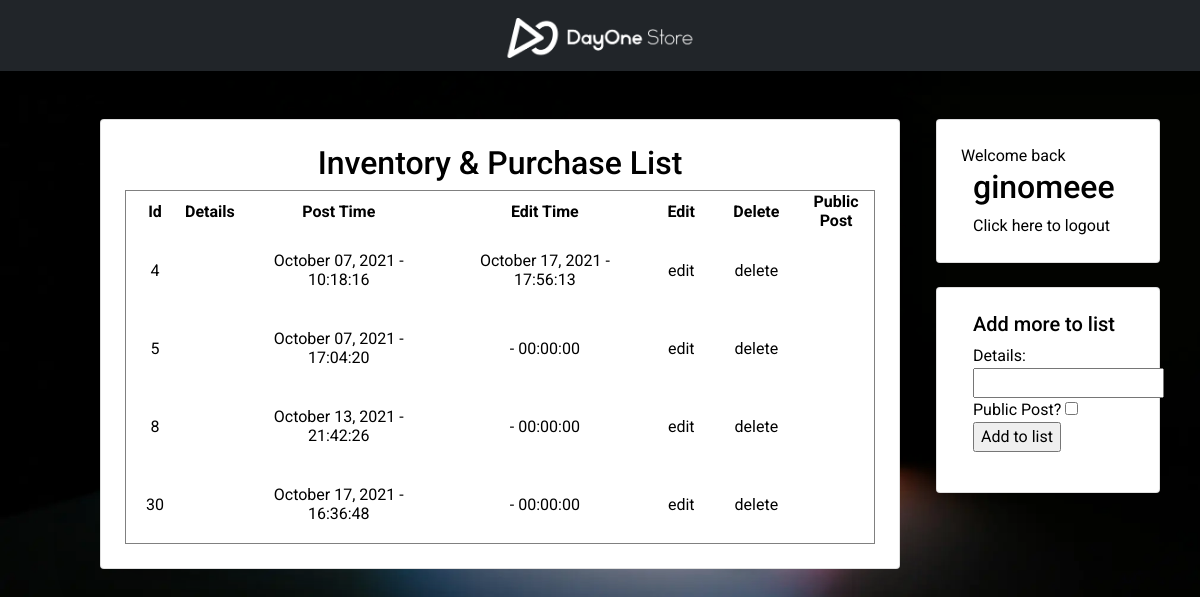
Page /itemlist.php (signed in) on the committed database.
### tables this page shows
CREATE TABLE `orders` (
  `id` int(11) NOT NULL,
  `notes` text NOT NULL,
  `price` int(11) NOT NULL,
  `date_posted` varchar(30) NOT NULL,
  `time_posted` time NOT NULL,
  `date_edited` varchar(30) NOT NULL,
  `time_edited` time NOT NULL,
  `status` int(11) NOT NULL,
  `user` varchar(50) NOT NULL,
  `address` varchar(400) NOT NULL,
  `fname` varchar(100) NOT NULL,
  `lname` varchar(100) NOT NULL,
  `card` varchar(16) NOT NULL
);

### itemlist.php (the view, shortened to what this page needs)
<html>
<head>
	<link href="bootstrap-5.0.2/css/bootstrap.css" rel="stylesheet" type="text/css">
	<link href="main.css" rel="stylesheet" type="text/css">
</head>
<?php
$user = $_SESSION['user'];
?>
<body class="homebg">
    <nav class="navbar navbar-dark bg-dark shadow">
      <a class="navbar-brand" href="#" style="height:inherit;">
        <img src="images/Store.png" class="navimgwht" height="40px">
      </a>
    </nav>
    <div class="d-flex flex-row justify-content-center">
    	<div class="col-md-8 p-4 m-5 shadow-lg card">
            <h2 align="center">Inventory & Purchase List</h2>
            <table border="1px" width="100%">
                <tr>
                    <th>Id</th>
                    <th>Details</th>
                    <th>Post Time</th>
                    <th>Edit Time</th>
                    <th>Edit</th>
                    <th>Delete</th>
                    <th>Public Post</th>
                </tr>
                <?php
                $con = mysqli_connect("localhost", "root", "", "DayOneDB") or die(mysqli_error());
                $query = mysqli_query($con, "Select * from orders");
                while($row = mysqli_fetch_array($query))
                {
                    Print "<tr>";
                    Print '<td align="center">'. $row['id'] . "</td>";
                    Print '<td align="center">'. $row['details'] . "</td>";
                    Print '<td align="center">'. $row['date_posted']. " - ". $row['time_posted']."</td>";
                    Print '<td align="center">'. $row['date_edited']. " - ". $row['time_edited']. "</td>";
                    Print '<td align="center"><a href="edit.php?id='. $row['id'] .'">edit</a> </td>';
                    Print '<td align="center"><a href="#" onclick="myFunction('.$row['id'].')">delete</a> </td>';
                    Print '<td align="center">'. $row['public']. "</td>";
                    Print "</tr>";
                }
                ?>
            </table>
        </div>
        <div class="col-lg-2">
            <div class="card row p-4 mt-5 mb-4">
                Welcome back
                <h2><?php Print "$user"?></h2>
                <a href="logout.php">Click here to logout</a>
            </div>
            <div class="card row p-4 mt-n3">
                <form action="add.php" method="POST">
                    <h5>Add more to list </h5>
                    Details: <input type="text" required name="details"><br>
                    Public Post? <input type="checkbox" name="public[]" value="yes"/><br/>
                    <input type="submit" value="Add to list"/>
                </form>
            </div>
        </div>
    </div>
</body>
</html>

### main.css (style rules this page uses)
a { text-decoration:none; color:black; }
th { border:none; text-align:center; }
tr { border-style:none; }
td { padding:20px; }
.navbar-brand { transform: translateX(-50%); left: 50%; position: relative; }
img { pointer-events: none; }
.navimgwht { margin-top:5px; filter: brightness(10); }
.homebg { background-image:url("images/laptopbg.webp"); background-attachment: fixed; background-size:cover; background-color: black; min-height:100vh; }
body { color:black; min-height:100vh; font-family:Roboto,Arial,Verdana,Century Gothic; font-weight:400; background-color:white; min-height:100vh; }

### rows in the picture
orders: id "4", date_posted "October 07, 2021", time_posted "10:18:16", date_edited "October 17, 2021", time_edited "17:56:13"
orders: id "5", date_posted "October 07, 2021", time_posted "17:04:20", time_edited "00:00:00"
orders: id "8", date_posted "October 13, 2021", time_posted "21:42:26", time_edited "00:00:00"
orders: id "30", date_posted "October 17, 2021", time_posted "16:36:48", time_edited "00:00:00"

### other values in the picture
$user "ginomeee"
